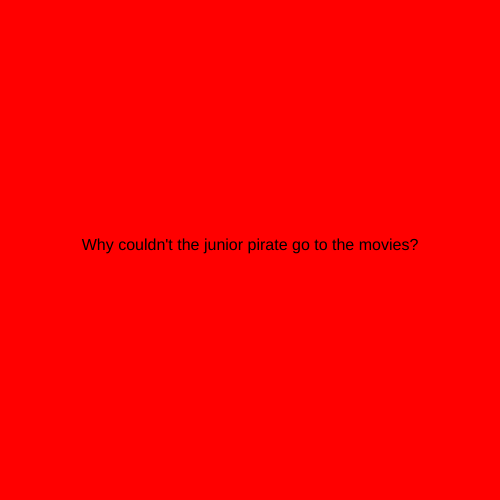
Frame 1 (no input)
Frame 60 (no input): identical to frame 1, image omitted
Frame 120 (the mouse pressed at the canvas centre since frame 60): identical to frame 1, image omitted

The p5.js sketch that drew this single still picture (run headless with seeded random() and noise() and a simulated clock; from frame 60 on, the mouse is pressed at the canvas centre):

// p5.js sketch
// ── sketch.js
let timer = 0;
let state = 0;

function setup() {
  createCanvas(500, 500);
  textAlign(CENTER);
}

function draw() {

  switch(state) {
    case 0:
      background('red');
      fill('black');
      textSize(16);
      text("Why couldn't the junior pirate go to the movies?", 250, 250);
      break;

    case 1:
      background('yellow');
      fill('black');
      textSize(16);
      text("Because it was rated ARR!", 250, 250);
      break;
  }

  timer++;
  if (timer > 3 * 60) {
    timer = 0;
    state++;
    if (state > 1) {
      state = 0;
    }
  }

}
